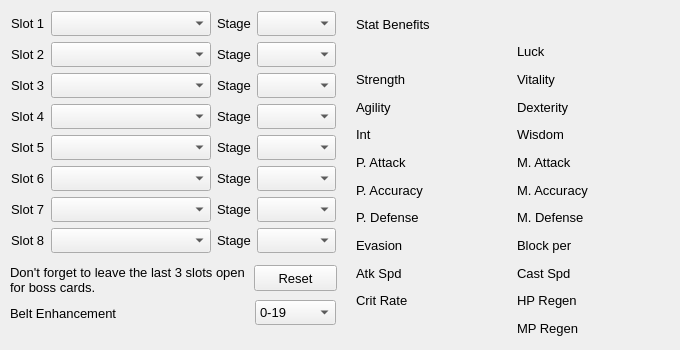
<?xml version="1.0" encoding="UTF-8"?>
<ui version="4.0">
 <class>MainWindow</class>
 <widget class="QMainWindow" name="MainWindow">
  <property name="geometry">
   <rect>
    <x>0</x>
    <y>0</y>
    <width>680</width>
    <height>350</height>
   </rect>
  </property>
  <property name="font">
   <font>
    <family>Leelawadee UI</family>
    <pointsize>10</pointsize>
    <stylestrategy>PreferDefault</stylestrategy>
   </font>
  </property>
  <property name="cursor">
   <cursorShape>ArrowCursor</cursorShape>
  </property>
  <property name="windowTitle">
   <string>MrSquigy's Belt Builder</string>
  </property>
  <widget class="QWidget" name="centralwidget">
   <widget class="QLabel" name="lblNote">
    <property name="geometry">
     <rect>
      <x>10</x>
      <y>265</y>
      <width>241</width>
      <height>36</height>
     </rect>
    </property>
    <property name="font">
     <font>
      <family>Leelawadee UI</family>
      <pointsize>10</pointsize>
      <stylestrategy>PreferDefault</stylestrategy>
     </font>
    </property>
    <property name="text">
     <string>Don't forget to leave the last 3 slots open for boss cards.</string>
    </property>
    <property name="alignment">
     <set>Qt::AlignLeading|Qt::AlignLeft|Qt::AlignTop</set>
    </property>
    <property name="wordWrap">
     <bool>true</bool>
    </property>
    <property name="indent">
     <number>0</number>
    </property>
   </widget>
   <widget class="QPushButton" name="btnReset">
    <property name="geometry">
     <rect>
      <x>254</x>
      <y>265</y>
      <width>83</width>
      <height>26</height>
     </rect>
    </property>
    <property name="font">
     <font>
      <family>Leelawadee UI</family>
      <pointsize>10</pointsize>
      <stylestrategy>PreferDefault</stylestrategy>
     </font>
    </property>
    <property name="text">
     <string>Reset</string>
    </property>
   </widget>
   <widget class="QWidget" name="slotsParent">
    <property name="geometry">
     <rect>
      <x>11</x>
      <y>11</y>
      <width>325</width>
      <height>246</height>
     </rect>
    </property>
    <layout class="QHBoxLayout" name="horizontalLayout">
     <item>
      <layout class="QFormLayout" name="laySlots">
       <item row="0" column="0">
        <widget class="QLabel" name="lblSlot1">
         <property name="font">
          <font>
           <family>Leelawadee UI</family>
           <pointsize>10</pointsize>
           <stylestrategy>PreferDefault</stylestrategy>
          </font>
         </property>
         <property name="text">
          <string>Slot 1</string>
         </property>
        </widget>
       </item>
       <item row="0" column="1">
        <widget class="QComboBox" name="cbxSlot1">
         <property name="minimumSize">
          <size>
           <width>0</width>
           <height>25</height>
          </size>
         </property>
         <property name="font">
          <font>
           <family>Leelawadee UI</family>
           <pointsize>10</pointsize>
           <stylestrategy>PreferDefault</stylestrategy>
          </font>
         </property>
        </widget>
       </item>
       <item row="1" column="0">
        <widget class="QLabel" name="lblSlot2">
         <property name="font">
          <font>
           <family>Leelawadee UI</family>
           <pointsize>10</pointsize>
           <stylestrategy>PreferDefault</stylestrategy>
          </font>
         </property>
         <property name="text">
          <string>Slot 2</string>
         </property>
        </widget>
       </item>
       <item row="1" column="1">
        <widget class="QComboBox" name="cbxSlot2">
         <property name="minimumSize">
          <size>
           <width>0</width>
           <height>25</height>
          </size>
         </property>
         <property name="font">
          <font>
           <family>Leelawadee UI</family>
           <pointsize>10</pointsize>
           <stylestrategy>PreferDefault</stylestrategy>
          </font>
         </property>
        </widget>
       </item>
       <item row="2" column="0">
        <widget class="QLabel" name="lblSlot3">
         <property name="font">
          <font>
           <family>Leelawadee UI</family>
           <pointsize>10</pointsize>
           <stylestrategy>PreferDefault</stylestrategy>
          </font>
         </property>
         <property name="text">
          <string>Slot 3</string>
         </property>
        </widget>
       </item>
       <item row="2" column="1">
        <widget class="QComboBox" name="cbxSlot3">
         <property name="minimumSize">
          <size>
           <width>0</width>
           <height>25</height>
          </size>
         </property>
         <property name="font">
          <font>
           <family>Leelawadee UI</family>
           <pointsize>10</pointsize>
           <stylestrategy>PreferDefault</stylestrategy>
          </font>
         </property>
        </widget>
       </item>
       <item row="3" column="0">
        <widget class="QLabel" name="lblSlot4">
         <property name="font">
          <font>
           <family>Leelawadee UI</family>
           <pointsize>10</pointsize>
           <stylestrategy>PreferDefault</stylestrategy>
          </font>
         </property>
         <property name="text">
          <string>Slot 4</string>
         </property>
        </widget>
       </item>
       <item row="3" column="1">
        <widget class="QComboBox" name="cbxSlot4">
         <property name="minimumSize">
          <size>
           <width>160</width>
           <height>25</height>
          </size>
         </property>
         <property name="font">
          <font>
           <family>Leelawadee UI</family>
           <pointsize>10</pointsize>
           <stylestrategy>PreferDefault</stylestrategy>
          </font>
         </property>
        </widget>
       </item>
       <item row="4" column="0">
        <widget class="QLabel" name="lblSlot5">
         <property name="font">
          <font>
           <family>Leelawadee UI</family>
           <pointsize>10</pointsize>
           <stylestrategy>PreferDefault</stylestrategy>
          </font>
         </property>
         <property name="text">
          <string>Slot 5</string>
         </property>
        </widget>
       </item>
       <item row="4" column="1">
        <widget class="QComboBox" name="cbxSlot5">
         <property name="minimumSize">
          <size>
           <width>0</width>
           <height>25</height>
          </size>
         </property>
         <property name="font">
          <font>
           <family>Leelawadee UI</family>
           <pointsize>10</pointsize>
           <stylestrategy>PreferDefault</stylestrategy>
          </font>
         </property>
        </widget>
       </item>
       <item row="5" column="0">
        <widget class="QLabel" name="lblSlot6">
         <property name="font">
          <font>
           <family>Leelawadee UI</family>
           <pointsize>10</pointsize>
           <stylestrategy>PreferDefault</stylestrategy>
          </font>
         </property>
         <property name="text">
          <string>Slot 6</string>
         </property>
        </widget>
       </item>
       <item row="5" column="1">
        <widget class="QComboBox" name="cbxSlot6">
         <property name="minimumSize">
          <size>
           <width>0</width>
           <height>25</height>
          </size>
         </property>
         <property name="font">
          <font>
           <family>Leelawadee UI</family>
           <pointsize>10</pointsize>
           <stylestrategy>PreferDefault</stylestrategy>
          </font>
         </property>
        </widget>
       </item>
       <item row="6" column="0">
        <widget class="QLabel" name="lblSlot7">
         <property name="font">
          <font>
           <family>Leelawadee UI</family>
           <pointsize>10</pointsize>
           <stylestrategy>PreferDefault</stylestrategy>
          </font>
         </property>
         <property name="text">
          <string>Slot 7</string>
         </property>
        </widget>
       </item>
       <item row="6" column="1">
        <widget class="QComboBox" name="cbxSlot7">
         <property name="minimumSize">
          <size>
           <width>0</width>
           <height>25</height>
          </size>
         </property>
         <property name="font">
          <font>
           <family>Leelawadee UI</family>
           <pointsize>10</pointsize>
           <stylestrategy>PreferDefault</stylestrategy>
          </font>
         </property>
        </widget>
       </item>
       <item row="7" column="0">
        <widget class="QLabel" name="lblSlot8">
         <property name="font">
          <font>
           <family>Leelawadee UI</family>
           <pointsize>10</pointsize>
           <stylestrategy>PreferDefault</stylestrategy>
          </font>
         </property>
         <property name="text">
          <string>Slot 8</string>
         </property>
        </widget>
       </item>
       <item row="7" column="1">
        <widget class="QComboBox" name="cbxSlot8">
         <property name="minimumSize">
          <size>
           <width>0</width>
           <height>25</height>
          </size>
         </property>
         <property name="font">
          <font>
           <family>Leelawadee UI</family>
           <pointsize>10</pointsize>
           <stylestrategy>PreferDefault</stylestrategy>
          </font>
         </property>
        </widget>
       </item>
      </layout>
     </item>
     <item>
      <layout class="QFormLayout" name="layStages">
       <item row="0" column="0">
        <widget class="QLabel" name="lblStage1">
         <property name="font">
          <font>
           <family>Leelawadee UI</family>
           <pointsize>10</pointsize>
           <weight>50</weight>
           <bold>false</bold>
           <stylestrategy>PreferDefault</stylestrategy>
          </font>
         </property>
         <property name="text">
          <string>Stage</string>
         </property>
        </widget>
       </item>
       <item row="0" column="1">
        <widget class="QComboBox" name="cbxStage1">
         <property name="minimumSize">
          <size>
           <width>0</width>
           <height>25</height>
          </size>
         </property>
         <property name="font">
          <font>
           <family>Leelawadee UI</family>
           <pointsize>10</pointsize>
           <weight>50</weight>
           <bold>false</bold>
           <stylestrategy>PreferDefault</stylestrategy>
          </font>
         </property>
        </widget>
       </item>
       <item row="1" column="0">
        <widget class="QLabel" name="lblStage2">
         <property name="font">
          <font>
           <family>Leelawadee UI</family>
           <pointsize>10</pointsize>
           <weight>50</weight>
           <bold>false</bold>
           <stylestrategy>PreferDefault</stylestrategy>
          </font>
         </property>
         <property name="text">
          <string>Stage</string>
         </property>
        </widget>
       </item>
       <item row="1" column="1">
        <widget class="QComboBox" name="cbxStage2">
         <property name="minimumSize">
          <size>
           <width>0</width>
           <height>25</height>
          </size>
         </property>
         <property name="font">
          <font>
           <family>Leelawadee UI</family>
           <pointsize>10</pointsize>
           <weight>50</weight>
           <bold>false</bold>
           <stylestrategy>PreferDefault</stylestrategy>
          </font>
         </property>
        </widget>
       </item>
       <item row="2" column="0">
        <widget class="QLabel" name="lblStage3">
         <property name="font">
          <font>
           <family>Leelawadee UI</family>
           <pointsize>10</pointsize>
           <weight>50</weight>
           <bold>false</bold>
           <stylestrategy>PreferDefault</stylestrategy>
          </font>
         </property>
         <property name="text">
          <string>Stage</string>
         </property>
        </widget>
       </item>
       <item row="2" column="1">
        <widget class="QComboBox" name="cbxStage3">
         <property name="minimumSize">
          <size>
           <width>0</width>
           <height>25</height>
          </size>
         </property>
         <property name="font">
          <font>
           <family>Leelawadee UI</family>
           <pointsize>10</pointsize>
           <weight>50</weight>
           <bold>false</bold>
           <stylestrategy>PreferDefault</stylestrategy>
          </font>
         </property>
        </widget>
       </item>
       <item row="3" column="0">
        <widget class="QLabel" name="lblStage4">
         <property name="font">
          <font>
           <family>Leelawadee UI</family>
           <pointsize>10</pointsize>
           <weight>50</weight>
           <bold>false</bold>
           <stylestrategy>PreferDefault</stylestrategy>
          </font>
         </property>
         <property name="text">
          <string>Stage</string>
         </property>
        </widget>
       </item>
       <item row="3" column="1">
        <widget class="QComboBox" name="cbxStage4">
         <property name="minimumSize">
          <size>
           <width>0</width>
           <height>25</height>
          </size>
         </property>
         <property name="font">
          <font>
           <family>Leelawadee UI</family>
           <pointsize>10</pointsize>
           <weight>50</weight>
           <bold>false</bold>
           <stylestrategy>PreferDefault</stylestrategy>
          </font>
         </property>
        </widget>
       </item>
       <item row="4" column="0">
        <widget class="QLabel" name="lblStage5">
         <property name="font">
          <font>
           <family>Leelawadee UI</family>
           <pointsize>10</pointsize>
           <weight>50</weight>
           <bold>false</bold>
           <stylestrategy>PreferDefault</stylestrategy>
          </font>
         </property>
         <property name="text">
          <string>Stage</string>
         </property>
        </widget>
       </item>
       <item row="4" column="1">
        <widget class="QComboBox" name="cbxStage5">
         <property name="minimumSize">
          <size>
           <width>0</width>
           <height>25</height>
          </size>
         </property>
         <property name="font">
          <font>
           <family>Leelawadee UI</family>
           <pointsize>10</pointsize>
           <weight>50</weight>
           <bold>false</bold>
           <stylestrategy>PreferDefault</stylestrategy>
          </font>
         </property>
        </widget>
       </item>
       <item row="5" column="0">
        <widget class="QLabel" name="lblStage6">
         <property name="font">
          <font>
           <family>Leelawadee UI</family>
           <pointsize>10</pointsize>
           <weight>50</weight>
           <bold>false</bold>
           <stylestrategy>PreferDefault</stylestrategy>
          </font>
         </property>
         <property name="text">
          <string>Stage</string>
         </property>
        </widget>
       </item>
       <item row="5" column="1">
        <widget class="QComboBox" name="cbxStage6">
         <property name="minimumSize">
          <size>
           <width>0</width>
           <height>25</height>
          </size>
         </property>
         <property name="font">
          <font>
           <family>Leelawadee UI</family>
           <pointsize>10</pointsize>
           <weight>50</weight>
           <bold>false</bold>
           <stylestrategy>PreferDefault</stylestrategy>
          </font>
         </property>
        </widget>
       </item>
       <item row="6" column="0">
        <widget class="QLabel" name="lblStage7">
         <property name="font">
          <font>
           <family>Leelawadee UI</family>
           <pointsize>10</pointsize>
           <weight>50</weight>
           <bold>false</bold>
           <stylestrategy>PreferDefault</stylestrategy>
          </font>
         </property>
         <property name="text">
          <string>Stage</string>
         </property>
        </widget>
       </item>
       <item row="6" column="1">
        <widget class="QComboBox" name="cbxStage7">
         <property name="minimumSize">
          <size>
           <width>0</width>
           <height>25</height>
          </size>
         </property>
         <property name="font">
          <font>
           <family>Leelawadee UI</family>
           <pointsize>10</pointsize>
           <weight>50</weight>
           <bold>false</bold>
           <stylestrategy>PreferDefault</stylestrategy>
          </font>
         </property>
        </widget>
       </item>
       <item row="7" column="0">
        <widget class="QLabel" name="lblStage8">
         <property name="font">
          <font>
           <family>Leelawadee UI</family>
           <pointsize>10</pointsize>
           <weight>50</weight>
           <bold>false</bold>
           <stylestrategy>PreferDefault</stylestrategy>
          </font>
         </property>
         <property name="text">
          <string>Stage</string>
         </property>
        </widget>
       </item>
       <item row="7" column="1">
        <widget class="QComboBox" name="cbxStage8">
         <property name="minimumSize">
          <size>
           <width>0</width>
           <height>25</height>
          </size>
         </property>
         <property name="font">
          <font>
           <family>Leelawadee UI</family>
           <pointsize>10</pointsize>
           <weight>50</weight>
           <bold>false</bold>
           <stylestrategy>PreferDefault</stylestrategy>
          </font>
         </property>
        </widget>
       </item>
      </layout>
     </item>
    </layout>
   </widget>
   <widget class="QWidget" name="statsParent">
    <property name="geometry">
     <rect>
      <x>356</x>
      <y>13</y>
      <width>316</width>
      <height>326</height>
     </rect>
    </property>
    <layout class="QGridLayout" name="layStats">
     <item row="4" column="1">
      <widget class="QLabel" name="lblWis">
       <property name="font">
        <font>
         <family>Leelawadee UI</family>
         <pointsize>10</pointsize>
         <stylestrategy>PreferDefault</stylestrategy>
        </font>
       </property>
       <property name="text">
        <string>Wisdom</string>
       </property>
      </widget>
     </item>
     <item row="9" column="0">
      <widget class="QLabel" name="lblAtkSpd">
       <property name="font">
        <font>
         <family>Leelawadee UI</family>
         <pointsize>10</pointsize>
         <stylestrategy>PreferDefault</stylestrategy>
        </font>
       </property>
       <property name="text">
        <string>Atk Spd</string>
       </property>
      </widget>
     </item>
     <item row="3" column="0">
      <widget class="QLabel" name="lblAgi">
       <property name="font">
        <font>
         <family>Leelawadee UI</family>
         <pointsize>10</pointsize>
         <stylestrategy>PreferDefault</stylestrategy>
        </font>
       </property>
       <property name="text">
        <string>Agility</string>
       </property>
      </widget>
     </item>
     <item row="2" column="1">
      <widget class="QLabel" name="lblVit">
       <property name="font">
        <font>
         <family>Leelawadee UI</family>
         <pointsize>10</pointsize>
         <stylestrategy>PreferDefault</stylestrategy>
        </font>
       </property>
       <property name="text">
        <string>Vitality</string>
       </property>
      </widget>
     </item>
     <item row="10" column="1">
      <widget class="QLabel" name="lblHpReg">
       <property name="font">
        <font>
         <family>Leelawadee UI</family>
         <pointsize>10</pointsize>
         <stylestrategy>PreferDefault</stylestrategy>
        </font>
       </property>
       <property name="text">
        <string>HP Regen</string>
       </property>
      </widget>
     </item>
     <item row="10" column="0">
      <widget class="QLabel" name="lblCrit">
       <property name="font">
        <font>
         <family>Leelawadee UI</family>
         <pointsize>10</pointsize>
         <stylestrategy>PreferDefault</stylestrategy>
        </font>
       </property>
       <property name="text">
        <string>Crit Rate</string>
       </property>
      </widget>
     </item>
     <item row="7" column="0">
      <widget class="QLabel" name="lblPdef">
       <property name="font">
        <font>
         <family>Leelawadee UI</family>
         <pointsize>10</pointsize>
         <stylestrategy>PreferDefault</stylestrategy>
        </font>
       </property>
       <property name="text">
        <string>P. Defense</string>
       </property>
      </widget>
     </item>
     <item row="7" column="1">
      <widget class="QLabel" name="lblMdef">
       <property name="font">
        <font>
         <family>Leelawadee UI</family>
         <pointsize>10</pointsize>
         <stylestrategy>PreferDefault</stylestrategy>
        </font>
       </property>
       <property name="text">
        <string>M. Defense</string>
       </property>
      </widget>
     </item>
     <item row="8" column="1">
      <widget class="QLabel" name="lblBlock">
       <property name="font">
        <font>
         <family>Leelawadee UI</family>
         <pointsize>10</pointsize>
         <stylestrategy>PreferDefault</stylestrategy>
        </font>
       </property>
       <property name="text">
        <string>Block per</string>
       </property>
      </widget>
     </item>
     <item row="8" column="0">
      <widget class="QLabel" name="lblEva">
       <property name="font">
        <font>
         <family>Leelawadee UI</family>
         <pointsize>10</pointsize>
         <stylestrategy>PreferDefault</stylestrategy>
        </font>
       </property>
       <property name="text">
        <string>Evasion</string>
       </property>
      </widget>
     </item>
     <item row="0" column="0">
      <widget class="QLabel" name="lblStatBenefits">
       <property name="font">
        <font>
         <family>Leelawadee UI</family>
         <pointsize>10</pointsize>
         <stylestrategy>PreferDefault</stylestrategy>
        </font>
       </property>
       <property name="text">
        <string>Stat Benefits</string>
       </property>
      </widget>
     </item>
     <item row="2" column="0">
      <widget class="QLabel" name="lblStr">
       <property name="font">
        <font>
         <family>Leelawadee UI</family>
         <pointsize>10</pointsize>
         <stylestrategy>PreferDefault</stylestrategy>
        </font>
       </property>
       <property name="text">
        <string>Strength</string>
       </property>
       <property name="scaledContents">
        <bool>false</bool>
       </property>
      </widget>
     </item>
     <item row="6" column="0">
      <widget class="QLabel" name="lblPacc">
       <property name="font">
        <font>
         <family>Leelawadee UI</family>
         <pointsize>10</pointsize>
         <stylestrategy>PreferDefault</stylestrategy>
        </font>
       </property>
       <property name="text">
        <string>P. Accuracy</string>
       </property>
      </widget>
     </item>
     <item row="3" column="1">
      <widget class="QLabel" name="lblDex">
       <property name="font">
        <font>
         <family>Leelawadee UI</family>
         <pointsize>10</pointsize>
         <stylestrategy>PreferDefault</stylestrategy>
        </font>
       </property>
       <property name="text">
        <string>Dexterity</string>
       </property>
      </widget>
     </item>
     <item row="11" column="1">
      <widget class="QLabel" name="lblMpReg">
       <property name="font">
        <font>
         <family>Leelawadee UI</family>
         <pointsize>10</pointsize>
         <stylestrategy>PreferDefault</stylestrategy>
        </font>
       </property>
       <property name="text">
        <string>MP Regen</string>
       </property>
      </widget>
     </item>
     <item row="1" column="1">
      <widget class="QLabel" name="lblLuck">
       <property name="font">
        <font>
         <family>Leelawadee UI</family>
         <pointsize>10</pointsize>
         <stylestrategy>PreferDefault</stylestrategy>
        </font>
       </property>
       <property name="text">
        <string>Luck</string>
       </property>
      </widget>
     </item>
     <item row="6" column="1">
      <widget class="QLabel" name="lblMacc">
       <property name="font">
        <font>
         <family>Leelawadee UI</family>
         <pointsize>10</pointsize>
         <stylestrategy>PreferDefault</stylestrategy>
        </font>
       </property>
       <property name="text">
        <string>M. Accuracy</string>
       </property>
      </widget>
     </item>
     <item row="9" column="1">
      <widget class="QLabel" name="lblCastSpd">
       <property name="font">
        <font>
         <family>Leelawadee UI</family>
         <pointsize>10</pointsize>
         <stylestrategy>PreferDefault</stylestrategy>
        </font>
       </property>
       <property name="text">
        <string>Cast Spd</string>
       </property>
      </widget>
     </item>
     <item row="4" column="0">
      <widget class="QLabel" name="lblInt_">
       <property name="font">
        <font>
         <family>Leelawadee UI</family>
         <pointsize>10</pointsize>
         <stylestrategy>PreferDefault</stylestrategy>
        </font>
       </property>
       <property name="text">
        <string>Int</string>
       </property>
      </widget>
     </item>
     <item row="5" column="0">
      <widget class="QLabel" name="lblPatk">
       <property name="font">
        <font>
         <family>Leelawadee UI</family>
         <pointsize>10</pointsize>
         <stylestrategy>PreferDefault</stylestrategy>
        </font>
       </property>
       <property name="text">
        <string>P. Attack</string>
       </property>
      </widget>
     </item>
     <item row="5" column="1">
      <widget class="QLabel" name="lblMatk">
       <property name="font">
        <font>
         <family>Leelawadee UI</family>
         <pointsize>10</pointsize>
         <stylestrategy>PreferDefault</stylestrategy>
        </font>
       </property>
       <property name="text">
        <string>M. Attack</string>
       </property>
      </widget>
     </item>
    </layout>
   </widget>
   <widget class="QLabel" name="lblBeltEnhance">
    <property name="geometry">
     <rect>
      <x>10</x>
      <y>305</y>
      <width>116</width>
      <height>16</height>
     </rect>
    </property>
    <property name="text">
     <string>Belt Enhancement</string>
    </property>
   </widget>
   <widget class="QComboBox" name="cbxBeltEnhance">
    <property name="geometry">
     <rect>
      <x>255</x>
      <y>300</y>
      <width>81</width>
      <height>25</height>
     </rect>
    </property>
    <item>
     <property name="text">
      <string>0-19</string>
     </property>
    </item>
    <item>
     <property name="text">
      <string>20</string>
     </property>
    </item>
    <item>
     <property name="text">
      <string>21</string>
     </property>
    </item>
    <item>
     <property name="text">
      <string>22</string>
     </property>
    </item>
    <item>
     <property name="text">
      <string>23</string>
     </property>
    </item>
    <item>
     <property name="text">
      <string>24</string>
     </property>
    </item>
    <item>
     <property name="text">
      <string>25</string>
     </property>
    </item>
   </widget>
  </widget>
 </widget>
 <tabstops>
  <tabstop>cbxSlot1</tabstop>
  <tabstop>cbxStage1</tabstop>
  <tabstop>cbxSlot2</tabstop>
  <tabstop>cbxStage2</tabstop>
  <tabstop>cbxSlot3</tabstop>
  <tabstop>cbxStage3</tabstop>
  <tabstop>cbxSlot4</tabstop>
  <tabstop>cbxStage4</tabstop>
  <tabstop>cbxSlot5</tabstop>
  <tabstop>cbxStage5</tabstop>
  <tabstop>cbxSlot6</tabstop>
  <tabstop>cbxStage6</tabstop>
  <tabstop>cbxSlot7</tabstop>
  <tabstop>cbxStage7</tabstop>
  <tabstop>cbxSlot8</tabstop>
  <tabstop>cbxStage8</tabstop>
  <tabstop>btnReset</tabstop>
 </tabstops>
 <resources/>
 <connections/>
</ui>
